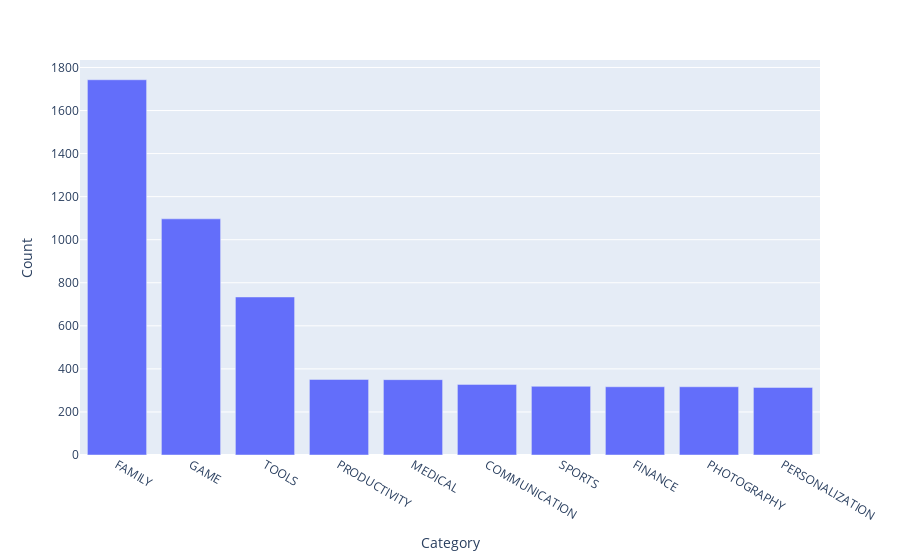

Write notebook code for a chart like this one.
### Code cell
bar = px.bar(x=top10_category.index, y=top10_category.values)
bar.update_layout(xaxis_title="Category", yaxis_title="Count")

### Figure 1 — Plotly figure (JSON) as saved in the notebook; plotly's stock layout.template omitted (floating-point values rounded to 4 significant figures)
{"data": [{"alignmentgroup": "True", "hovertemplate": "x=%{x}<br>y=%{y}<extra></extra>", "legendgroup": "", "marker": {"color": "#636efa", "pattern": {"shape": ""}}, "name": "", "offsetgroup": "", "orientation": "v", "showlegend": false, "textposition": "auto", "type": "bar", "x": ["FAMILY", "GAME", "TOOLS", "PRODUCTIVITY", "MEDICAL", "COMMUNICATION", "SPORTS", "FINANCE", "PHOTOGRAPHY", "PERSONALIZATION"], "xaxis": "x", "y": [1743, 1097, 734, 351, 350, 328, 319, 317, 317, 314], "yaxis": "y"}], "layout": {"barmode": "relative", "legend": {"tracegroupgap": 0}, "margin": {"t": 60}, "xaxis": {"anchor": "y", "domain": [0, 1], "title": {"text": "Category"}}, "yaxis": {"anchor": "x", "domain": [0, 1], "title": {"text": "Count"}}}}
